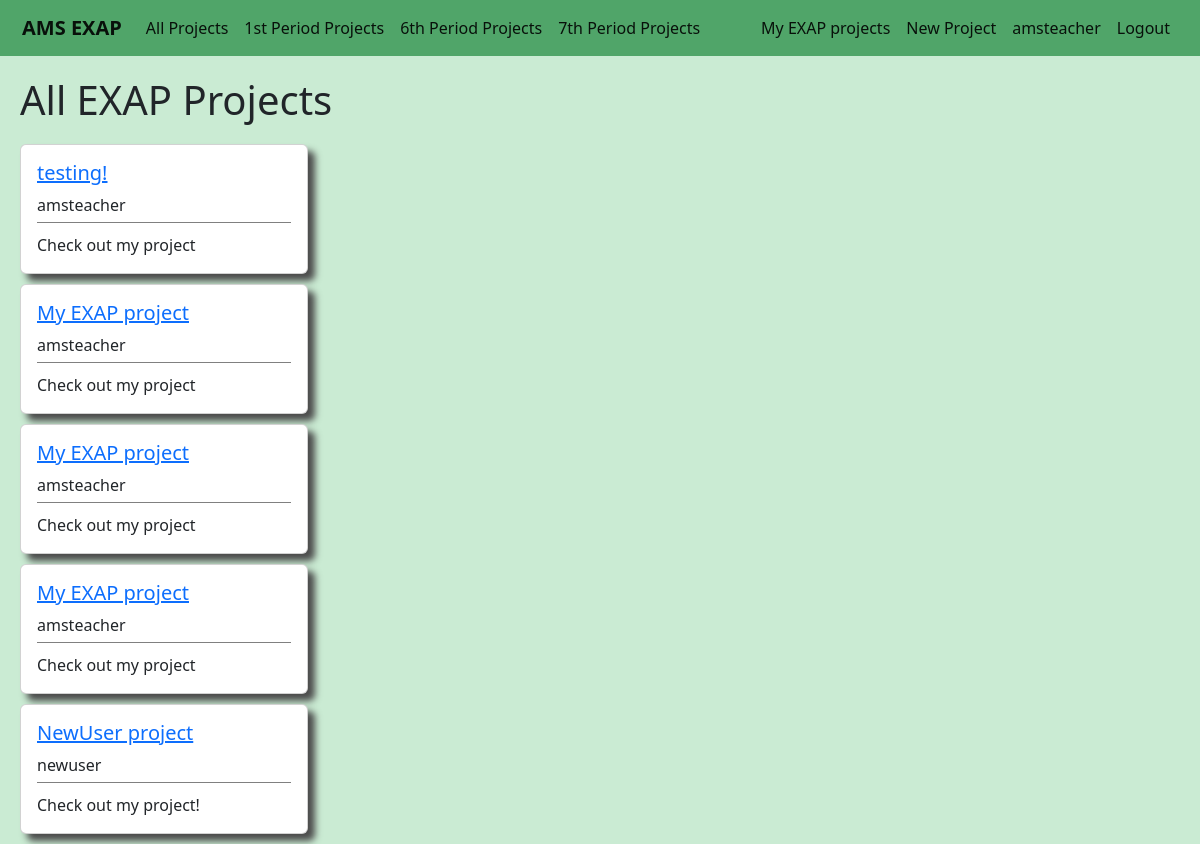
The app's page /users/projects/ (signed in), older data.
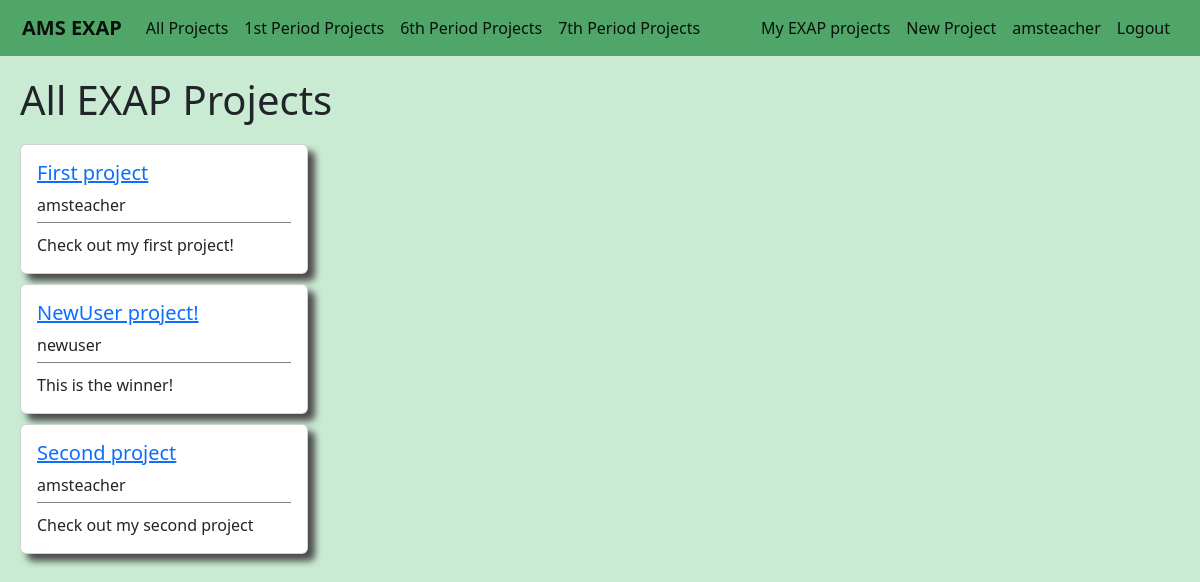
The same page, newer data.
### users/models.py (models this page shows, shortened)
class Project(models.Model):
    student = models.ForeignKey(User,on_delete=models.CASCADE)
    period = models.IntegerField(choices=periods,default=1)
    liked = models.ManyToManyField(User,default=None,blank=True,related_name='likes')
    title = models.CharField(max_length=50,default='My EXAP project')
    blurb = models.CharField(max_length=100,default='Check out my project')
    description = models.TextField(default="I haven't written my project description yet, but trust me it will be awesome!")

### users/views.py (the view)
# urls.py: path('projects/',AllProjectListView.as_view(),name='users-studentprojects'),
class AllProjectListView(ListView):
    model = Project
    template_name = 'users/allstudentprojects.html'
    context_object_name = 'projects'

### users/templates/users/allstudentprojects.html
{% extends 'main/base.html' %}
{% block content %}
<div class='page-title'>
    <h1>All EXAP Projects</h1>
</div>
{% if user.is_authenticated %}
    <div class='projects-div'>
        {% for project in projects %}
            <div class="card project-card" style="width: 18rem;">
                <div class="card-body project-card-body">
                    <h5><a class="article-title" href="{% url 'project-details' project.pk %}">{{ project.title }}</a></h5>
                    <h8 class="card-title project-card-student">{{ project.student.username }}</h8>
                    <div class='project-card-blurb'>
                        <p class="card-text project-card-text">{{ project.blurb }}</p>
                    </div>
                </div>
            </div>
        {% endfor %}
    </div>
{% endif %}
{% endblock content %}

### main/templates/main/base.html (shortened to what this page needs)
{% load static %}
<!doctype html>
<html lang="en">
<head>
    <link href="https://cdn.jsdelivr.net/npm/bootstrap@5.2.0-beta1/dist/css/bootstrap.min.css" rel="stylesheet"
>
    <link rel="stylesheet" type="text/css" href="{% static 'main/main.css' %}">
</head>
<body>
    <nav class="navbar navbar-expand-md navbar-light main-navigation-bar">
        <div class="container-fluid">
            <a class="navbar-brand" href="{% url 'main-home' %}"><b>AMS EXAP</b></a>
            <div class="collapse navbar-collapse" id="navbarSupportedContent">
                <ul class="navbar-nav me-auto mb-2 mb-lg-0">
                    {% if user.is_authenticated %}
                    <li class="nav-item">
                        <a class="nav-link active" href="{% url 'users-studentprojects' %}">All Projects</a>
                    </li>
                    <li class="nav-item">
                        <a class="nav-link active" href="{% url 'users-firstperiodprojects' %}">1st Period Projects</a>
                    </li>
                    <li class="nav-item">
                        <a class="nav-link active" href="{% url 'users-sixthperiodprojects' %}">6th Period Projects</a>
                    </li>
                    <li class="nav-item">
                        <a class="nav-link active" href="{% url 'users-seventhperiodprojects' %}">7th Period
                            Projects</a>
                    </li>
                    {% endif %}
                </ul>
            </div>
            <div class='navbar-nav'>
                {% if user.is_authenticated %}
                <a class="nav-link active" aria-current="page" href="{% url 'users-myprojects' user.id %}">My EXAP
                    projects</a>
                <a class="nav-link active" aria-current="page" href="{% url 'create-project' %}">New Project</a>
                <a class="nav-link active" aria-current="page" href="{% url 'users-profile' %}">{{ user.username }}</a>
                <a class="nav-link active" aria-current="page" href="{% url 'users-logout' %}">Logout</a>
                {% else %}
                <a class="nav-link active" aria-current="page" href="{% url 'users-login' %}">Login</a>
                <a class="nav-link active" aria-current="page" href="{% url 'users-register' %}">Register</a>
                {% endif %}
            </div>
        </div>
    </nav>
    <main role="main" class='page-content'>
        {% block content %}
        {% endblock %}
    </main>
</body>
</html>

### main/static/main/main.css (style rules this page uses)
body { background-color: #caebd3; }
.main-navigation-bar { background-color: #50a569; padding-left:10px; padding-right:10px; margin-bottom:20px; }
.page-content { margin-left:20px; margin-right:20px; }
.page-title { margin-bottom:20px; }
.project-card { margin-top:10px; margin-bottom:10px; box-shadow: 7px 7px 7px rgb(75, 75, 75); }
.project-card-blurb { margin-top:5px; padding-top:10px; border-top: 1px solid grey; }

Row changes from the older to the newer data that the page shows:
removed Project: title "testing!", student.username "amsteacher", blurb "Check out my project"
removed Project: title "My EXAP project", student.username "amsteacher", blurb "Check out my project"
removed Project: title "My EXAP project", student.username "amsteacher", blurb "Check out my project"
removed Project: title "My EXAP project", student.username "amsteacher", blurb "Check out my project"
removed Project: title "NewUser project", student.username "newuser", blurb "Check out my project!"
added Project: title "First project", student.username "amsteacher", blurb "Check out my first project!"
added Project: title "NewUser project!", student.username "newuser", blurb "This is the winner!"
added Project: title "Second project", student.username "amsteacher", blurb "Check out my second project"
